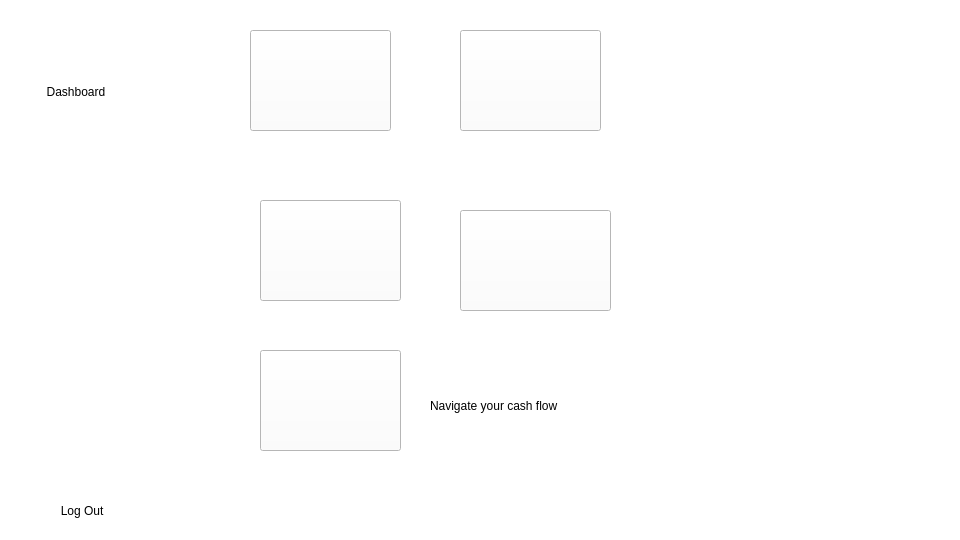
<?xml version="1.0" encoding="UTF-8"?>
<ui version="4.0">
 <class>dashboard</class>
 <widget class="QMainWindow" name="dashboard">
  <property name="geometry">
   <rect>
    <x>0</x>
    <y>0</y>
    <width>960</width>
    <height>540</height>
   </rect>
  </property>
  <property name="windowTitle">
   <string>MainWindow</string>
  </property>
  <property name="styleSheet">
   <string notr="true">background-color: rgb(255,255,255);</string>
  </property>
  <widget class="QWidget" name="centralwidget">
   <widget class="QPushButton" name="pushButton">
    <property name="geometry">
     <rect>
      <x>250</x>
      <y>30</y>
      <width>141</width>
      <height>101</height>
     </rect>
    </property>
    <property name="styleSheet">
     <string notr="true"> border-image: url(:/resources/check.png);</string>
    </property>
    <property name="text">
     <string/>
    </property>
   </widget>
   <widget class="QPushButton" name="pushButton_2">
    <property name="geometry">
     <rect>
      <x>460</x>
      <y>30</y>
      <width>141</width>
      <height>101</height>
     </rect>
    </property>
    <property name="styleSheet">
     <string notr="true">border-image: url(:/new/background-images/resources/budget.png);
border-image: url(:/resources/budget.png);</string>
    </property>
    <property name="text">
     <string/>
    </property>
   </widget>
   <widget class="QPushButton" name="pushButton_3">
    <property name="geometry">
     <rect>
      <x>260</x>
      <y>200</y>
      <width>141</width>
      <height>101</height>
     </rect>
    </property>
    <property name="styleSheet">
     <string notr="true"> border-image: url(:/resources/expenses.png);</string>
    </property>
    <property name="text">
     <string/>
    </property>
   </widget>
   <widget class="QLabel" name="label_2">
    <property name="geometry">
     <rect>
      <x>870</x>
      <y>460</y>
      <width>91</width>
      <height>81</height>
     </rect>
    </property>
    <property name="styleSheet">
     <string notr="true">
border-image: url(:/resources/logo.png);</string>
    </property>
    <property name="text">
     <string/>
    </property>
   </widget>
   <widget class="QLabel" name="label_3">
    <property name="geometry">
     <rect>
      <x>640</x>
      <y>370</y>
      <width>161</width>
      <height>161</height>
     </rect>
    </property>
    <property name="styleSheet">
     <string notr="true"> 
border-image: url(:/resources/avatar.png);</string>
    </property>
    <property name="text">
     <string/>
    </property>
   </widget>
   <widget class="QLabel" name="label_4">
    <property name="geometry">
     <rect>
      <x>430</x>
      <y>380</y>
      <width>291</width>
      <height>51</height>
     </rect>
    </property>
    <property name="styleSheet">
     <string notr="true">background:transparent;
font: 15pt &quot;Bahnschrift&quot;;
color:dancing pink;
text decoration:underline </string>
    </property>
    <property name="text">
     <string>Navigate your cash flow</string>
    </property>
   </widget>
   <widget class="QLabel" name="label_5">
    <property name="geometry">
     <rect>
      <x>650</x>
      <y>20</y>
      <width>291</width>
      <height>301</height>
     </rect>
    </property>
    <property name="styleSheet">
     <string notr="true">border-image: url(:/resources/dashimg.jpg);</string>
    </property>
    <property name="text">
     <string/>
    </property>
   </widget>
   <widget class="QPushButton" name="pushButton_5">
    <property name="geometry">
     <rect>
      <x>260</x>
      <y>350</y>
      <width>141</width>
      <height>101</height>
     </rect>
    </property>
    <property name="styleSheet">
     <string notr="true"> 
border-image: url(:/resources/savings.png);</string>
    </property>
    <property name="text">
     <string/>
    </property>
   </widget>
   <widget class="QPushButton" name="pushButton_8">
    <property name="geometry">
     <rect>
      <x>60</x>
      <y>180</y>
      <width>81</width>
      <height>31</height>
     </rect>
    </property>
    <property name="styleSheet">
     <string notr="true">font: 12pt &quot;Bahnschrift&quot;;
 border-image:none;
 border:none;
background:transparent;
color:white; 
 

 </string>
    </property>
    <property name="text">
     <string>Password</string>
    </property>
   </widget>
   <widget class="QLabel" name="label_15">
    <property name="geometry">
     <rect>
      <x>10</x>
      <y>80</y>
      <width>151</width>
      <height>24</height>
     </rect>
    </property>
    <property name="cursor">
     <cursorShape>PointingHandCursor</cursorShape>
    </property>
    <property name="styleSheet">
     <string notr="true">font: 12pt &quot;Bahnschrift&quot;;
 border-image:none;
 border:none;
background:transparent;
color:rgb(0,0,0);
 
image: 
 : url(:/resources/ICON.png);
 
</string>
    </property>
    <property name="text">
     <string>           Dashboard</string>
    </property>
   </widget>
   <widget class="QPushButton" name="pushButton_7">
    <property name="geometry">
     <rect>
      <x>-30</x>
      <y>130</y>
      <width>151</width>
      <height>24</height>
     </rect>
    </property>
    <property name="styleSheet">
     <string notr="true">font: 12pt &quot;Bahnschrift&quot;;
 border-image:none;
 border:none;
background:transparent;
color:white;
 
image: url(:/resources/profile.png);
 
 
</string>
    </property>
    <property name="text">
     <string>                    Profile</string>
    </property>
   </widget>
   <widget class="QPushButton" name="pushButton_10">
    <property name="geometry">
     <rect>
      <x>-30</x>
      <y>240</y>
      <width>151</width>
      <height>24</height>
     </rect>
    </property>
    <property name="styleSheet">
     <string notr="true">font: 12pt &quot;Bahnschrift&quot;;
image: url(:/resources/manual.png);
image: url(:/resources/manual.png);
 border-image:none;
 border:none;
background:transparent;
color:white; 
 
image: url(:/resources/manual.png);
 
 
 </string>
    </property>
    <property name="text">
     <string>                      Manual</string>
    </property>
   </widget>
   <widget class="QPushButton" name="pushButton_9">
    <property name="geometry">
     <rect>
      <x>-50</x>
      <y>300</y>
      <width>181</width>
      <height>24</height>
     </rect>
    </property>
    <property name="styleSheet">
     <string notr="true">font: 12pt &quot;Bahnschrift&quot;;
 border-image:none;
 border:none;
background:transparent;
color:white;
image:url(:/resources/about.png)
 
 
 </string>
    </property>
    <property name="text">
     <string>                       About us</string>
    </property>
   </widget>
   <widget class="QPushButton" name="pushButton_11">
    <property name="geometry">
     <rect>
      <x>-40</x>
      <y>490</y>
      <width>171</width>
      <height>41</height>
     </rect>
    </property>
    <property name="styleSheet">
     <string notr="true">font: 12pt &quot;Bahnschrift&quot;;
 border-image:none;
 border:none;
background:transparent;
font-color:rgb(255, 255, 255); 
image: url(:/resources/log out.png);
 
 </string>
    </property>
    <property name="text">
     <string>                      Log Out</string>
    </property>
   </widget>
   <widget class="QLabel" name="label">
    <property name="geometry">
     <rect>
      <x>0</x>
      <y>-10</y>
      <width>161</width>
      <height>551</height>
     </rect>
    </property>
    <property name="styleSheet">
     <string notr="true">border-image: url(:/resources/p7.jpg);</string>
    </property>
    <property name="text">
     <string/>
    </property>
   </widget>
   <widget class="QLabel" name="label_12">
    <property name="geometry">
     <rect>
      <x>10</x>
      <y>70</y>
      <width>161</width>
      <height>41</height>
     </rect>
    </property>
    <property name="text">
     <string/>
    </property>
   </widget>
   <widget class="QLabel" name="label_13">
    <property name="geometry">
     <rect>
      <x>30</x>
      <y>180</y>
      <width>31</width>
      <height>31</height>
     </rect>
    </property>
    <property name="styleSheet">
     <string notr="true">background:transparent;
image: url(:/resources/settingd.png);</string>
    </property>
    <property name="text">
     <string/>
    </property>
   </widget>
   <widget class="QPushButton" name="pushButton_4">
    <property name="geometry">
     <rect>
      <x>460</x>
      <y>210</y>
      <width>151</width>
      <height>101</height>
     </rect>
    </property>
    <property name="styleSheet">
     <string notr="true">border-image: url(:/new/background-images/resources/budget.png);
border-image: url(:/resources/cashappicon.png);</string>
    </property>
    <property name="text">
     <string/>
    </property>
   </widget>
   <zorder>label</zorder>
   <zorder>pushButton</zorder>
   <zorder>pushButton_2</zorder>
   <zorder>pushButton_3</zorder>
   <zorder>label_2</zorder>
   <zorder>label_4</zorder>
   <zorder>label_5</zorder>
   <zorder>pushButton_5</zorder>
   <zorder>pushButton_8</zorder>
   <zorder>pushButton_7</zorder>
   <zorder>pushButton_10</zorder>
   <zorder>pushButton_9</zorder>
   <zorder>pushButton_11</zorder>
   <zorder>label_12</zorder>
   <zorder>label_15</zorder>
   <zorder>label_13</zorder>
   <zorder>pushButton_4</zorder>
   <zorder>label_3</zorder>
  </widget>
 </widget>
 <resources/>
 <connections/>
</ui>
